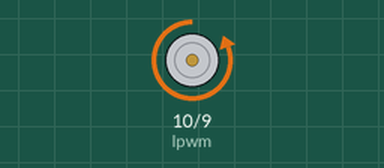
A sketch run on a simulated Arduino Uno, built with avr-gcc and run on an emulated ATmega328P. Parts: motor-driver pin pairs drawn as motors (green arrow = first pin HIGH = forward, orange = second pin HIGH = backward, longer = more drive). What the sketch prints to the serial monitor is not drawn.

Above: at 0.5 s.
Timing chart, 0 to 3.5 s (numbered marks = the images above):
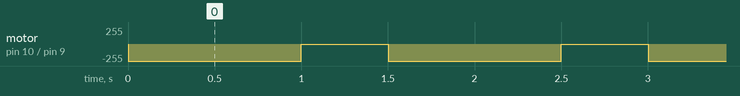

The sketch:

Controll_a_dc_motor_using_bts7960_driver_with_arduino_code.ino
```cpp
// Control dc motor using bts7960 driver

#define rpwm 9               // define the R_PWM pin
#define lpwm 10               // define the L_PWM pin
int delayTime = 1000;            // set the time delay as variable to easily change

void setup() {
  // put your setup code here, to run once:
  Serial.begin(9600);
  pinMode(rpwm, OUTPUT);
  pinMode(lpwm, OUTPUT);

}

void loop() {
  leftDir();
  delay(delayTime);
  stopM();
  delay(500);
//  rightDir();
//  delay(delayTime);
//  stopM();
//  delay(200);


;

  // printing Serial monitor
   int right = digitalRead(rpwm);
   int left = digitalRead(lpwm);
  Serial.print(right);
  Serial.print(" ");
  Serial.println(left);

}
// Left Direction function
void leftDir(){

  digitalWrite(rpwm,HIGH);
  digitalWrite(lpwm, LOW);
//  delay(delayTime);
  }

// Right Direction
void rightDir(){
  digitalWrite(rpwm, LOW);
  digitalWrite(lpwm,HIGH);
//  delay(delayTime);
  }

void stopM(){
  digitalWrite(rpwm, LOW);
  digitalWrite(lpwm,LOW);
//  delay(delayTime);
  }
```

Measured:
- by itself, motor on pin 10 (lpwm) / pin 9 (rpwm): alternates backward 255/255 for 1.0 s and stopped for 0.50 s
